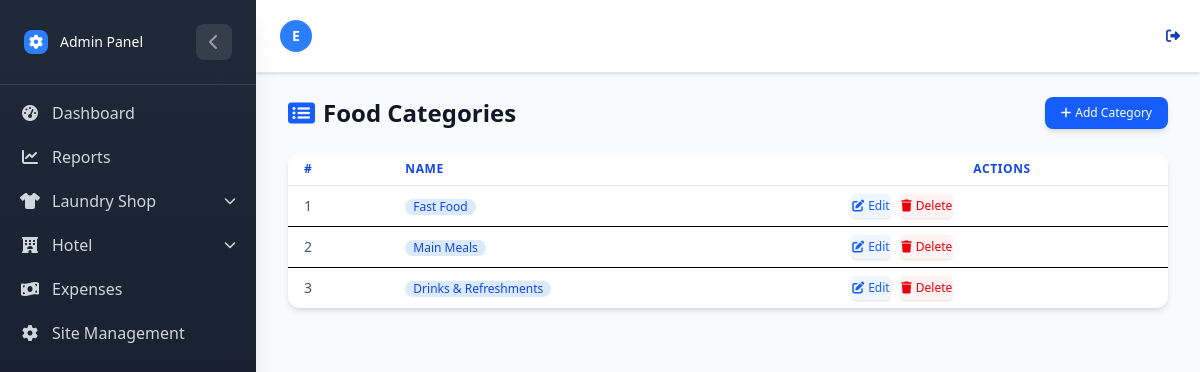
Screenshot of /Hotel/categories/ (signed in) with the database file from the repository.
### LaundryApp/models.py (models this page shows, shortened)
class UserProfile(AbstractUser):
    username = None
    email = models.EmailField(unique=True)
    USERNAME_FIELD = 'email'
    REQUIRED_FIELDS = []
    APP_CHOICES = (
        ('laundry', 'Laundry'),
        ('hotel', 'Hotel'),
    )
    app_type = models.CharField(max_length=20, choices=APP_CHOICES, default='hotel')
    USER_TYPE_CHOICES = (
        ('admin', 'Admin'),
        ('staff', 'Staff'),
    )
    user_type = models.CharField(max_length=20, choices=USER_TYPE_CHOICES, db_index=True)
    objects = CustomUserManager()

### HotelApp/models.py (models this page shows, shortened)
class FoodCategory(models.Model):
    name = models.CharField(max_length=100, unique=True, db_index=True)

### HotelApp/views.py (the view)
# urls.py: path('categories/', views.category_list, name='category_list'),
@login_required
def category_list(request):
    categories = FoodCategory.objects.all()
    return render(request, 'food/category_list.html', {'categories': categories})

### HotelApp/templates/food/category_list.html (shortened to what this page needs)
{% extends 'home.html' %}
{% load static %}
{% block content %}
<div class="max-w-7xl mx-auto px-2 sm:px-4 lg:px-6 py-6">
    <div class="flex justify-between items-center mb-6">
        <h1 class="text-2xl font-bold text-gray-900 flex items-center">
            <i class="fas fa-list-alt text-blue-600 mr-2"></i> Food Categories
        </h1>
        <a href="{% url 'hotel:category_create' %}"
            class="inline-flex items-center px-4 py-2 bg-blue-600 hover:bg-blue-700 text-white text-xs font-medium rounded-lg shadow-md transition duration-200">
            <i class="fas fa-plus mr-1"></i>Add Category
        </a>
    </div>
    <div class="overflow-x-auto bg-white rounded-xl shadow-md">
        <table class="w-full text-sm divide-y divide-gray-200">
            <thead class="bg-gradient-to-r from-blue-50 to-blue-100">
                <tr>
                    <th class="px-4 py-2 text-left text-xs font-semibold text-blue-700 uppercase tracking-wider">#</th>
                    <th class="px-4 py-2 text-left text-xs font-semibold text-blue-700 uppercase tracking-wider">Name
                    </th>
                    <th class="px-4 py-2 text-right text-xs font-semibold text-blue-700 uppercase tracking-wider">
                        Actions</th>
                </tr>
            </thead>
            <tbody class="divide-y divide-gray-100">
                {% for category in categories %}
                <tr class="hover:bg-blue-50 transition duration-150">
                    <td class="px-4 py-2 text-gray-600">{{ forloop.counter }}</td>
                    <td class="px-4 py-2">
                        <span
                            class="inline-flex items-center px-2 py-0.5 text-xs font-medium rounded-full bg-blue-100 text-blue-700">
                            {{ category.name }}
                        </span>
                    </td>
                    <td class="px-4 py-2 text-right space-x-2">
                        <a href="{% url 'hotel:category_edit' category.pk %}"
                            class="inline-flex items-center px-2.5 py-1 text-xs font-medium text-blue-600 bg-blue-50 hover:bg-blue-100 rounded shadow-sm transition">
                            <i class="fas fa-edit mr-1"></i> Edit
                        </a>
                        <a href="{% url 'hotel:category_delete' category.pk %}"
                            class="inline-flex items-center px-2.5 py-1 text-xs font-medium text-red-600 bg-red-50 hover:bg-red-100 rounded shadow-sm transition">
                            <i class="fas fa-trash mr-1"></i> Delete
                        </a>
                    </td>
                </tr>
                {% endfor %}
            </tbody>
        </table>
    </div>
</div>
{% endblock %}

### LaundryApp/templates/home.html (shortened to what this page needs)
{% load static tailwind_tags %}
{% load static %}
<!DOCTYPE html>
<html lang="en">
<head>
    {% tailwind_css %}
    <link rel="stylesheet" href="https://cdnjs.cloudflare.com/ajax/libs/font-awesome/6.4.0/css/all.min.css">
    <link rel="stylesheet" href="{% static 'css/dist/styles.css' %}">
</head>
<body class="bg-gray-50 min-h-screen font-sans">
    <div id="sidebar"
        class="sidebar-gradient w-64 fixed top-0 left-0 h-full sidebar-transition z-50 shadow-xl sidebar-mobile-hidden lg:sidebar-mobile-visible">
        <div class="p-4 lg:p-6 border-b border-gray-700">
            <div class="flex items-center justify-between">
                <div class="flex items-center space-x-3">
                    <div class="w-6 h-6 bg-blue-500 rounded-lg flex items-center justify-center">
                        {% if user.is_authenticated and user.is_superuser %}
                        <i class="fas fa-cog text-white text-sm"></i>
                        {% elif app_type == 'hotel' %}
                        <i class="fas fa-utensils text-white text-sm"></i>
                        {% elif app_type == 'laundry' %}
                        <i class="fas fa-shirt text-white text-sm"></i>
                        {% else %}
                        <i class="fas fa-building text-white text-sm"></i>
                        {% endif %}
                    </div>
                    <span class="text-white text-sm font-medium sidebar-header-text">
                        {% if user.is_authenticated and user.is_superuser %}
                        Admin Panel
                        {% elif app_type == 'hotel' %}
                        Hotel Management
                        {% elif app_type == 'laundry' %}
                        Laundry Management
                        {% else %}
                        Welcome
                        {% endif %}
                    </span>
                </div>
                {% if user.is_superuser or app_type == 'hotel' or app_type == 'laundry' %}
                <button id="sidebar-toggle" class="sidebar-toggle-btn text-gray-400 hover:text-white lg:flex hidden">
                    <i class="fas fa-chevron-left"></i>
                </button>
                {% endif %}
            </div>
        </div>
        <div class="sidebar-scrollable">
            <nav class="p-2 lg:p-4 space-y-1">
                {% if user.is_authenticated and user.is_superuser %}
                <a href="{% url 'laundry:dashboard' %}"
                    class="flex items-center space-x-3 px-3 py-2 lg:px-4 lg:py-3 text-gray-300 hover:bg-gray-700 hover:text-white rounded-lg transition-colors group"
                    title="Dashboard">
                    <i class="fas fa-tachometer-alt w-5 text-center"></i>
                    <span class="sidebar-text">Dashboard</span>
                </a>
                <a href="{% url 'laundry:laundryapp_dashboard' %}"
                    class="flex items-center space-x-3 px-3 py-2 lg:px-4 lg:py-3 text-gray-300 hover:bg-gray-700 hover:text-white rounded-lg transition-colors group"
                    title="Reports">
                    <i class="fas fa-chart-line w-5 text-center"></i>
                    <span class="sidebar-text">Reports</span>
                </a>
                <div class="dropdown-group" id="laundry-dropdown-group">
                    <div class="dropdown-toggle flex items-center space-x-3 px-3 py-2 lg:px-4 lg:py-3 text-gray-300 hover:bg-gray-700 hover:text-white rounded-lg transition-colors group cursor-pointer"
                        onclick="toggleDropdown('laundry-dropdown', 'laundry')">
                        <i class="fas fa-shirt w-5 text-center"></i>
                        <span class="sidebar-text flex-1">Laundry Shop</span>
                        <i class="fas fa-chevron-down text-xs transition-transform duration-300"></i>
                    </div>
                </div>
                <div class="dropdown-group" id="hotel-dropdown-group">
                    <div class="dropdown-toggle flex items-center space-x-3 px-3 py-2 lg:px-4 lg:py-3 text-gray-300 hover:bg-gray-700 hover:text-white rounded-lg transition-colors group cursor-pointer"
                        onclick="toggleDropdown('hotel-dropdown', 'hotel')">
                        <i class="fas fa-hotel w-5 text-center"></i>
                        <span class="sidebar-text flex-1">Hotel</span>
                        <i class="fas fa-chevron-down text-xs transition-transform duration-300"></i>
                    </div>
                </div>
                <a href="{% url 'laundry:business_list' %}"
                    class="flex items-center space-x-3 px-3 py-2 lg:px-4 lg:py-3 text-gray-300 hover:bg-gray-700 hover:text-white rounded-lg transition-colors group"
                    title="Expenses">
                    <i class="fas fa-money-bill-wave w-5 text-center"></i>
                    <span class="sidebar-text">Expenses</span>
                </a>
                <a href="{% url 'laundry:user_management' %}"
                    class="flex items-center space-x-3 px-3 py-2 lg:px-4 lg:py-3 text-gray-300 hover:bg-gray-700 hover:text-white rounded-lg transition-colors group"
                    title="Site Management">
                    <i class="fas fa-cog w-5 text-center"></i>
                    <span class="sidebar-text">Site Management</span>
                </a>
                {% endif %}
            </nav>
        </div>
    </div>
    <div id="main-content"
        class="content-transition min-h-screen content-mobile-full {% if user.is_authenticated %}lg:ml-64{% endif %}">
        <header class="bg-white shadow-sm border-b border-gray-200">
            <div class="flex items-center justify-between px-4 py-3 lg:px-6 lg:py-4">
                <div class="flex items-center space-x-3 p-2">
                    <div class="flex items-center justify-around space-x-3">
                        <div class="relative">
                            <div
                                class="w-8 h-8 lg:w-10 lg:h-10 bg-blue-500 rounded-full flex items-center justify-center">
                                <span class="text-white font-semibold text-sm lg:text-base">{{ user.get_username|first|upper}}</span>
                            </div>
                        </div>
                    </div>
                </div>
                {% if user.is_authenticated %}
                <form method="post" action="{% url 'logout' %}">
                    <button type="submit"
                        class="text-blue-800 hover:text-blue-600 text-sm lg:text-base bg-transparent border-0 cursor-pointer flex items-center">
                        <i class="fas fa-sign-out-alt mr-1"></i>
                    </button>
                </form>
                {% else %}
                <a href="{% url 'login' %}"
                    class="text-blue-800 hover:text-blue-600 text-sm lg:text-base bg-transparent border-0 cursor-pointer flex items-center">
                    <i class="fas fa-sign-in-alt mr-1"></i>
                    <span class="hidden sm:inline">Login</span>
                </a>
                {% endif %}
            </div>
        </header>
        <main class="p-4 lg:p-6">
            {% block content %}{% endblock %}
        </main>
    </div>
</body>
</html>

### LaundryApp/templates/home.html (style rules this page uses)
.sidebar-transition { transition: all 0.3s ease-in-out; }
.content-transition { transition: margin-left 0.3s ease-in-out; }
.sidebar-gradient { background: linear-gradient(180deg, #1f2937 0%, #111827 100%); }
.sidebar-toggle-btn { transition: all 0.3s ease; width: 36px; height: 36px; display: flex; align-items: center; justify-content: center; border-radius: 8px; background-color: rgba(255, 255, 255, 0.1); }
.dropdown-toggle { cursor: pointer; }
.dropdown-toggle i.fa-chevron-down { transition: transform 0.3s ease; }
.sidebar-scrollable { height: calc(100% - 80px); overflow-y: auto; }

### rows the page displays
UserProfile: get_username|first "E"
FoodCategory: name "Fast Food"
FoodCategory: name "Main Meals"
FoodCategory: name "Drinks & Refreshments"
